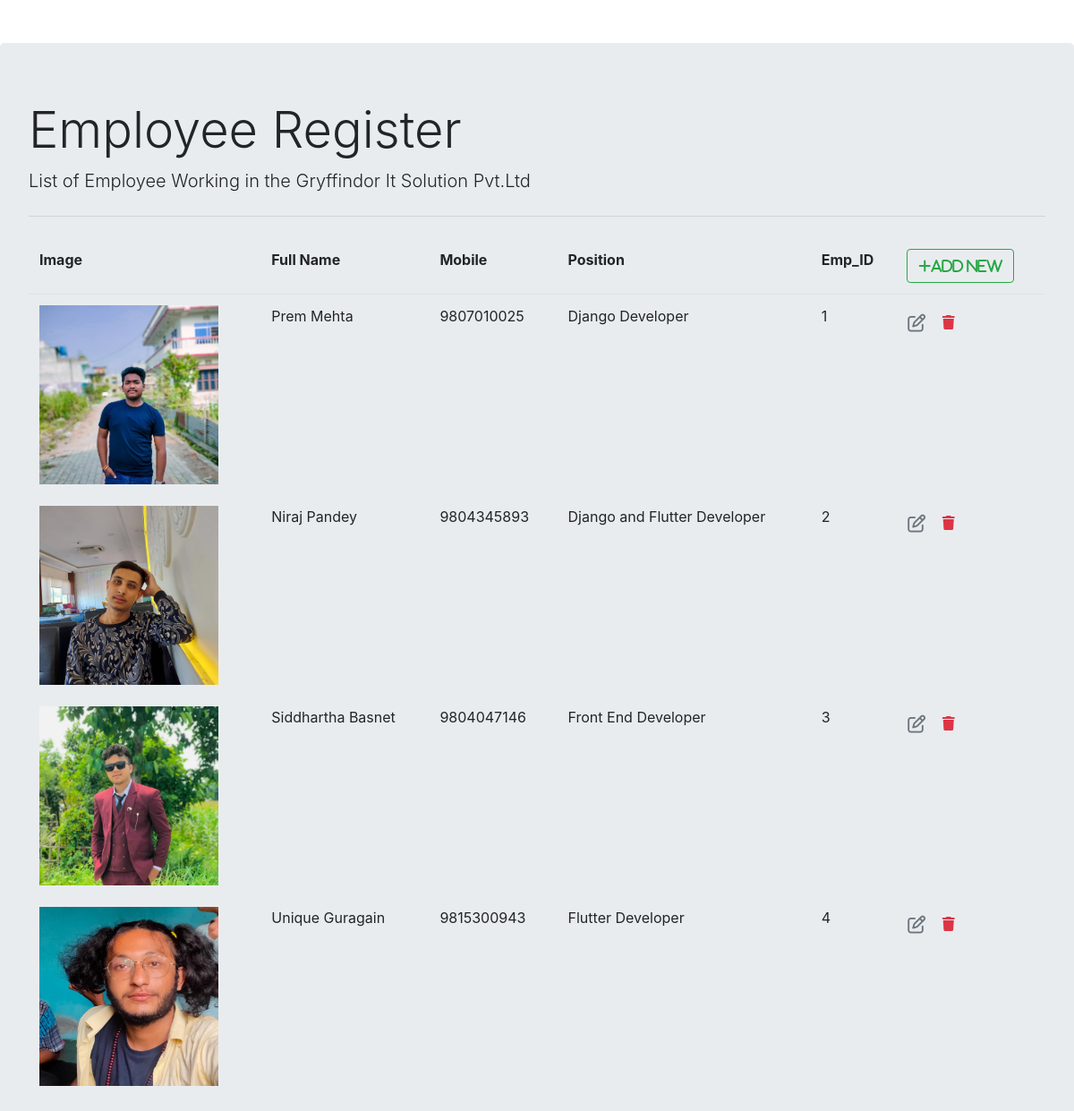
/employee/, run on the app's committed database.
### employee_register/models.py (models this page shows, shortened)
class Employee(models.Model):
    fullname = models.CharField(max_length=100)
    emp_id = models.CharField(max_length=3)
    phone_no = models.CharField(max_length=10)
    position = models.ForeignKey(Position, on_delete = models.CASCADE)
    image = models.ImageField()

class Position(models.Model):
    title = models.CharField(max_length=50)
    def __str__(self):
        return self.title

### employee_register/views.py (the view)
# urls.py: path('', views.list_employee,name='list'),
def list_employee(request):
    context = {'employee_list':Employee.objects.all()}
    return render(request,'employee_register/employee_list.html',context)

### employee_register/templates/employee_register/employee_list.html (shortened to what this page needs)
{% extends 'employee_register/base.html' %}
{% block content %}
<table class="table table-borderless">
    <thead class="border-bottom font-weight-bold">
        <tr>
            <td>Image</td>
            <td>Full Name</td>
            <td>Mobile</td>
            <td>Position</td>
            <td>Emp_ID</td>
            <td>
                <a href="{% url 'register' %}" class="btn btn-outline-success">
                    <i class="fas fa-plus">Add New</i>
                </a>
            </td>
        </tr>
    </thead>
    <tbody>
        {% for employee in employee_list %}
            <tr>
                <td><img src="{{ employee.image.url }}" alt="" width="200" height="200"></td>
                <td>{{employee.fullname}}</td>
                <td>{{employee.phone_no}}</td>
                <td>{{employee.position}}</td>
                <td>{{employee.emp_id}}</td>
                <td>
                    <a href="{% url 'update' employee.id %}" class="btn text-secondary px-0">
                        <i class="far fa-edit fa-lg"></i>
                    </a>
                    <form action="{% url 'delete' employee.id %}" method="post" class = "d-inline">
                        <button type="submit" class="btn">
                            <i class="fa-solid fa-trash text-danger float-right">
                            </i>
                        </button>
                    </form>
                </td>
            </tr>
        {% endfor %}
    </tbody>
</table>
{% endblock content %}

### employee_register/templates/employee_register/base.html (shortened to what this page needs)
<!DOCTYPE html>
<html lang="en">
<head>
    <link rel="stylesheet" href="https://cdn.jsdelivr.net/npm/bootstrap@4.3.1/dist/css/bootstrap.min.css"
>
    <link rel = 'stylesheet' href="https://cdnjs.cloudflare.com/ajax/libs/font-awesome/6.1.1/css/all.min.css">
</head>
<body>
        <div class ="col-md-offset-md-1 mt-5">
            <div class="jumbotron">
                <h1 class="display-4">Employee Register</h1>
                <p class="lead"> List of Employee Working in the Gryffindor It Solution Pvt.Ltd</p>
                <hr class="my-4">
                {% block content %}
                {% endblock content %}
            </div>
        </div>
</body>
</html>

### data on the page
Employee: image (picture), fullname "Prem Mehta", phone_no "9807010025", position "Django Developer", emp_id "1"
Employee: image (picture), fullname "Niraj Pandey", phone_no "9804345893", position "Django and Flutter Developer", emp_id "2"
Employee: image (picture), fullname "Siddhartha Basnet", phone_no "9804047146", position "Front End Developer", emp_id "3"
Employee: image (picture), fullname "Unique Guragain", phone_no "9815300943", position "Flutter Developer", emp_id "4"
